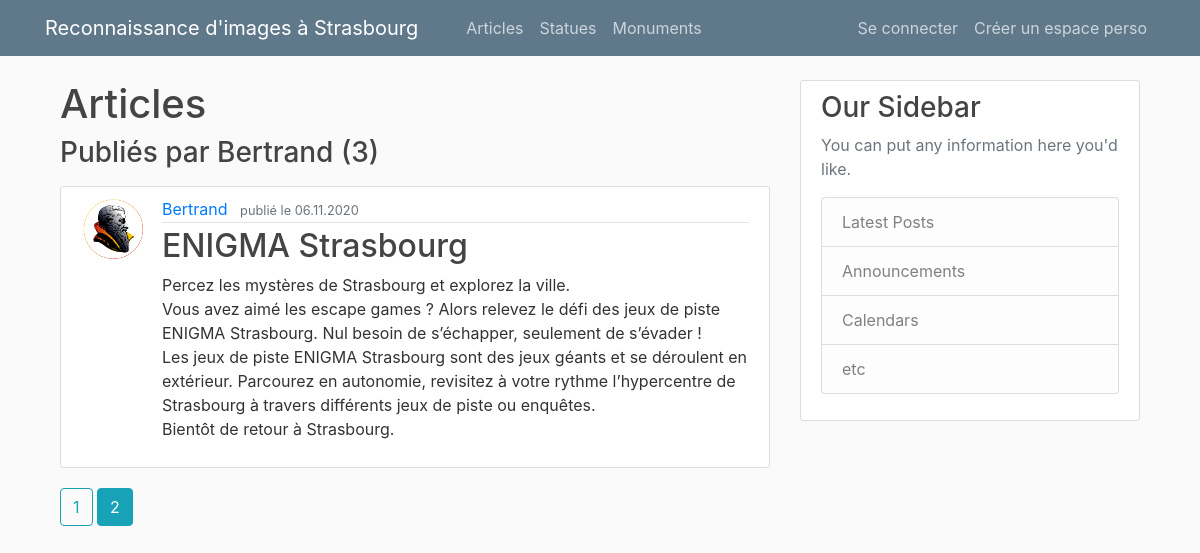
/user/Bertrand?page=2, run on the app's committed database.
### main/models.py (models this page shows, shortened)
class User(db.Model, UserMixin):
    id = db.Column(db.Integer, primary_key=True)
    username = db.Column(db.String(20), unique=True, nullable=False)
    email = db.Column(db.String(120), unique=True, nullable=False)
    image_file = db.Column(db.String(20), nullable=False, default='default.png')
    password = db.Column(db.String(60), nullable=False)
    posts = db.relationship('Post', backref='author', lazy=True)

class Post(db.Model):
    id = db.Column(db.Integer, primary_key=True)
    title = db.Column(db.String(100), nullable=False)
    date = db.Column(db.DateTime, nullable=False, default=dt.utcnow())
    content = db.Column(db.Text, nullable=False)
    user_id = db.Column(db.Integer, db.ForeignKey('user.id'), nullable=False)

### main/routes.py (the view)
@app.route("/user/<string:username>")
def posted_by(username):
    page = request.args.get('page', 1, type=int)
    user = User.query.filter_by(username=username).first_or_404()
    posts = Post.query.filter_by(author=user)\
        .order_by(Post.date.desc())\
        .paginate(page=page, per_page=2)
    return render_template('user_articles.html',
                           posts=posts,
                           title='Articles', user=user)

### main/templates/user_articles.html
{% extends "layout.html" %}
{% block content %}
  <h3 class="mb-3">Publiés par {{ user.username }} ({{ posts.total }})</h3>
  {% for post in posts.items %}
  <article class="media content-section">
    <img class="rounded-circle article-img" src="{{ url_for('static', filename='profile_pics/' + post.author.image_file) }}" alt="">
    <div class="media-body">
      <div class="article-metadata">
        <a class="mr-2" href="{{ url_for('posted_by', username=post.author.username) }}">{{ post.author.username }}</a>
        <small class="text-muted">publié le {{ post.date.strftime('%d.%m.%Y') }}</small>
      </div>
      <h2><a class="article-title" href="{{ url_for('post', post_id=post.id) }}">{{ post.title }}</a></h2>
      <p class="article-content">{{ post.content }}</p>
    </div>
  </article>
  {% endfor%}
  {% for page_num in posts.iter_pages(left_edge=1, right_edge=1, left_current=1, right_current=2) %}
    {% if page_num %}
      {% if posts.page == page_num %}
        <a class="btn btn-info mb-4" href="{{ url_for('posted_by', username=user.username, page=page_num) }}">{{ page_num }}</a>
      {% else %}
        <a class="btn btn-outline-info mb-4" href="{{ url_for('posted_by', username=user.username, page=page_num) }}">{{ page_num }}</a>
      {% endif %}
    {% else %}
      ...
    {% endif %}
  {% endfor %}
{% endblock content %}

### main/static/main.css (style rules this page uses)
body { background: #fafafa; color: #333333; margin-top: 5rem; }
h1, h2, h3, h4, h5, h6 { color: #444444; }
.content-section { background: #ffffff; padding: 10px 20px; border: 1px solid #dddddd; border-radius: 3px; margin-bottom: 20px; }
.article-title { color: #444444; }
.article-content { white-space: pre-line; }
.article-img { height: 65px; width: 65px; margin-right: 16px; }
.article-metadata { padding-bottom: 1px; margin-bottom: 4px; border-bottom: 1px solid #e3e3e3 }

### data on the page
User: username "Bertrand"
Post: image_file (placeholder picture), author.username "Bertrand", date "06.11.2020", title "ENIGMA Strasbourg", content "Percez les mystères de Strasbourg et explorez la ville. Vous avez aimé les escape games ? Alors relevez le défi des jeux de piste ENIGMA Strasbourg. Nul besoin de s’échapper, seulement de s’évader ! Les jeux de piste ENIGMA Strasbourg sont des jeux géants et se déroulent en extérieur. Parcourez en autonomie, revisitez à votre rythme l’hypercentre de Strasbourg à travers différents jeux de piste ou enquêtes. Bientôt de retour à Strasbourg."

### other printed values
{{ title }} "Articles"
{{ posts.total }} "3"
{{ page_num }} "1"
{{ page_num }} "2"
